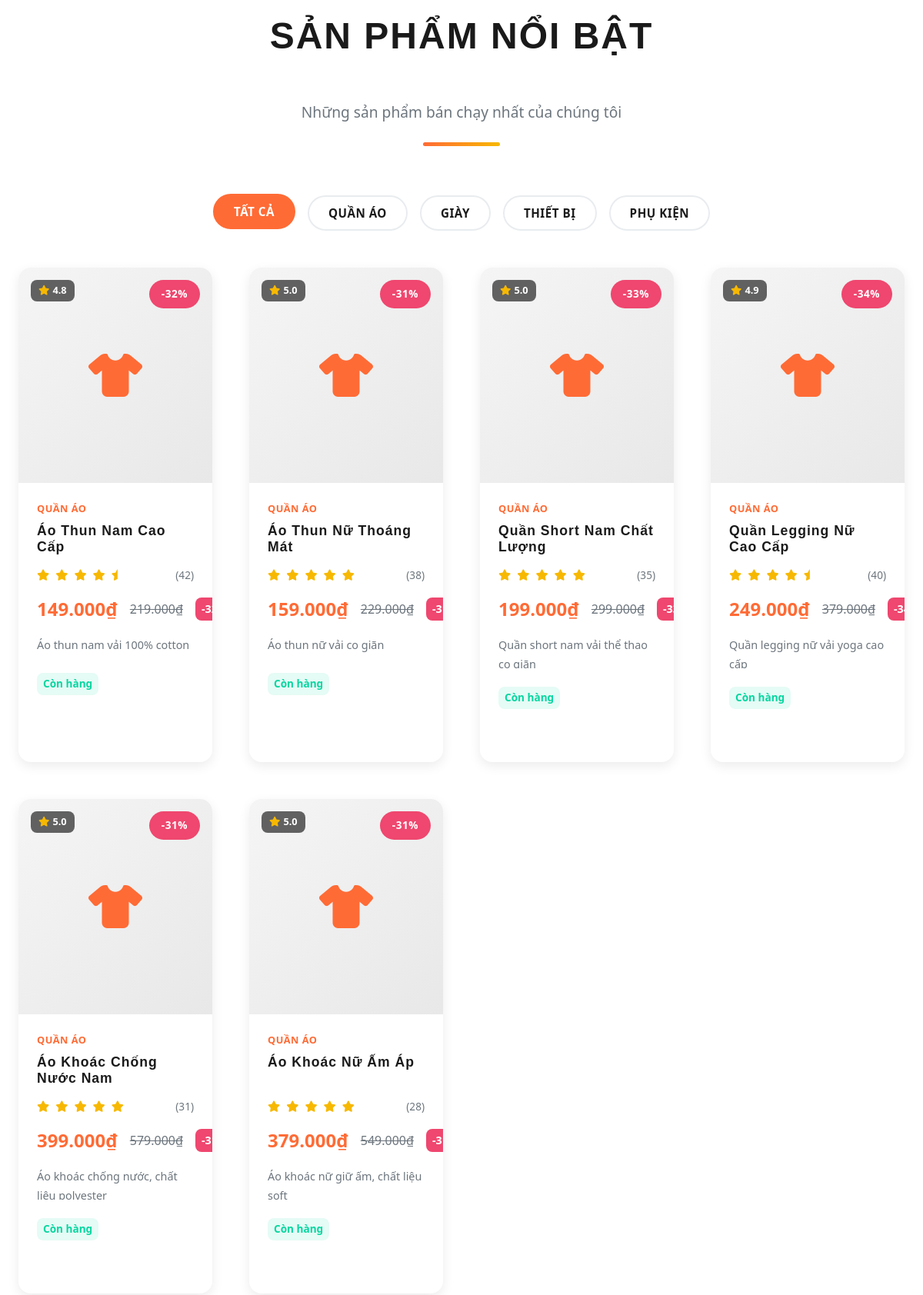
Before: / (middle part) with the older database file.
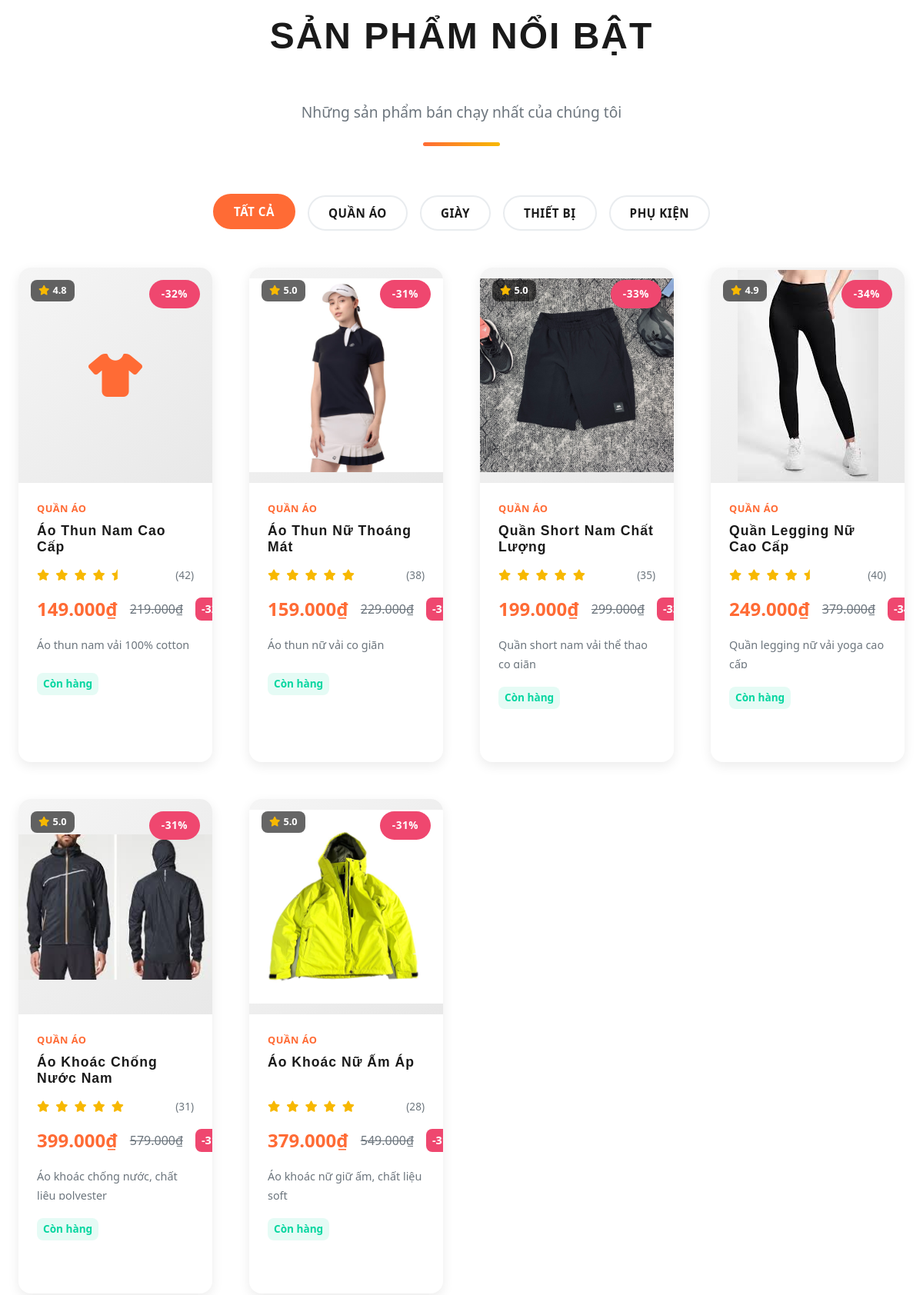
After: the same page with the newer database file.
### tables this page shows
CREATE TABLE `san_pham` (
  `id` int(11) NOT NULL COMMENT 'ID sản phẩm',
  `danh_muc_id` int(11) DEFAULT NULL COMMENT 'ID danh mục',
  `ten` varchar(255) NOT NULL COMMENT 'Tên sản phẩm',
  `mo_ta` text DEFAULT NULL COMMENT 'Mô tả sản phẩm',
  `mo_ta_chi_tiet` longtext DEFAULT NULL COMMENT 'Mô tả chi tiết',
  `gia` decimal(15,2) NOT NULL COMMENT 'Giá bán',
  `gia_goc` decimal(15,2) DEFAULT NULL COMMENT 'Giá gốc',
  `phan_tram_giam` int(11) DEFAULT 0 COMMENT 'Phần trăm giảm giá',
  `ngay_bat_dau_giam` datetime DEFAULT NULL COMMENT 'Ngày bắt đầu giảm',
  `ngay_ket_thuc_giam` datetime DEFAULT NULL COMMENT 'Ngày kết thúc giảm',
  `trung_binh_sao` float DEFAULT 0 COMMENT 'Điểm đánh giá trung bình',
  `so_luong_danh_gia` int(11) DEFAULT 0 COMMENT 'Số lượng đánh giá',
  `hinh_anh_chinh` varchar(255) DEFAULT NULL COMMENT 'Hình ảnh chính',
  `trang_thai` tinyint(4) DEFAULT 1 COMMENT 'Trạng thái (1=hoạt động, 0=ẩn)',
  `la_noi_bat` tinyint(4) DEFAULT 0 COMMENT 'Là sản phẩm nổi bật?',
  `ngay_tao` datetime DEFAULT current_timestamp() COMMENT 'Ngày tạo',
  `ngay_cap_nhat` datetime DEFAULT current_timestamp() ON UPDATE current_timestamp()
);

### index.php (the view, shortened to what the changed rows need)
<?php
require_once 'functions.php';
$db = new Database();
$conn = $db->connect();
$products = getallproduct($conn);
$products = processProducts($products);
$displayProducts = array_slice($products, 0, 6);
?>
<!DOCTYPE html>
<html lang="vi">
<head>
    <link href="https://cdnjs.cloudflare.com/ajax/libs/bootstrap/5.3.2/css/bootstrap.min.css" rel="stylesheet">
    <link href="https://cdnjs.cloudflare.com/ajax/libs/font-awesome/6.4.0/css/all.min.css" rel="stylesheet">
    <link rel="stylesheet" href="css/variables.css">
    <link rel="stylesheet" href="css/navbar.css">
    <link rel="stylesheet" href="css/hero.css">
    <link rel="stylesheet" href="css/categories.css">
    <link rel="stylesheet" href="css/products.css">
    <link rel="stylesheet" href="css/footer.css">
    <link rel="stylesheet" href="css/utilities.css">
</head>
<body>
    <section class="products" id="products">
        <div class="container-custom">
            <div class="section-title">
                <h2>Sản Phẩm Nổi Bật</h2>
            </div>
            <div class="products-grid">
                <?php foreach ($displayProducts as $product): ?>
                    <div class="product-card" data-product-id="<?php echo $product['id']; ?>">
                        <div class="product-image">
                            <a href="product-detail.php?id=<?php echo $product['id']; ?>" style="display: block;">
                                <?php if (!empty($product['image'])): ?>
                                    <img src="./public/<?php echo htmlspecialchars($product['image']); ?>"
                                        alt="<?php echo htmlspecialchars($product['name']); ?>"
                                        onerror="this.style.display='none'; this.nextElementSibling.style.display='block';">
                                    <i class="fas fa-shirt" style="display:none;"></i>
                                <?php else: ?>
                                    <i class="fas fa-shirt"></i>
                                <?php endif; ?>
                            </a>
                            <?php if ($product['discount'] > 0): ?>
                                <span class="product-badge sale">-<?php echo $product['discount']; ?>%</span>
                            <?php endif; ?>
                            <span class="product-rating">
                                <i class="fas fa-star"></i>
                                <?php echo number_format($product['rating'], 1); ?>
                            </span>
                        </div>
                        <div class="product-info">
                            <div class="product-category"><?php echo $product['categoryLabel']; ?></div>
                            <h3 class="product-name">
                                <a href="product-detail.php?id=<?php echo $product['id']; ?>"
                                    style="text-decoration: none; color: inherit;">
                                    <?php echo htmlspecialchars($product['name']); ?>
                                </a>
                            </h3>
                            <div class="rating-stars">
                                <?php echo getStarRating($product['rating']); ?>
                                <span class="rating-text">(<?php echo $product['so_luong_danh_gia'] ?? 0; ?>)</span>
                            </div>
                            <div class="product-price">
                                <span class="price-current"><?php echo formatPrice($product['price']); ?></span>
                                <?php if ($product['originalPrice'] > $product['price']): ?>
                                    <span class="price-original"><?php echo formatPrice($product['originalPrice']); ?></span>
                                    <span class="price-discount">-<?php echo $product['discount']; ?>%</span>
                                <?php endif; ?>
                            </div>
                            <p class="product-description"><?php echo htmlspecialchars($product['description'] ?? ''); ?>
                            </p>
                            <span class="stock-status in-stock">Còn hàng</span>
                        </div>
                    </div>
                <?php endforeach; ?>
            </div>
        </div>
    </section>
</body>
</html>

### functions.php (shortened to what the changed rows need)
<?php
function getallproduct($conn)
{
 $sql = "SELECT * FROM san_pham";
    $stmt = $conn->prepare($sql);
    $stmt->execute();
    $products = $stmt->fetchAll(PDO::FETCH_ASSOC);
    $mappedProducts = array_map(function($p) {
        return [
            'id' => $p['id'],
            'name' => $p['ten'],
            'description' => $p['mo_ta'],
            'price' => $p['gia'],
            'originalPrice' => $p['gia_goc'],
            'rating' => $p['trung_binh_sao'],
            'image' => $p['hinh_anh_chinh'],
            'category' => getCategoryKey($p['danh_muc_id']),
            'trung_binh_sao' => $p['trung_binh_sao'],
            'so_luong_danh_gia' => $p['so_luong_danh_gia'],
            'hinh_anh_chinh' => $p['hinh_anh_chinh'],
            'ten' => $p['ten'],
            'mo_ta' => $p['mo_ta'],
            'gia' => $p['gia'],
            'gia_goc' => $p['gia_goc']
        ];
    }, $products);
    return $mappedProducts;
}
function getCategoryKey($danhMucId) {
    $categoryMap = [
        1 => 'quan-ao',
        2 => 'giay',
        3 => 'thiet-bi',
        4 => 'phu-kien'
    ];
    return isset($categoryMap[$danhMucId]) ? $categoryMap[$danhMucId] : 'quan-ao';
}
function getCategoryLabel($category) {
    $labels = [
        'quan-ao' => 'Quần áo',
        'giay' => 'Giày',
        'thiet-bi' => 'Thiết bị',
        'phu-kien' => 'Phụ kiện'
    ];
    return $labels[$category] ?? 'Quần áo';
}
function getStarRating($rating) {
    $html = '';
    for ($i = 1; $i <= 5; $i++) {
        if ($i <= floor($rating)) {
            $html .= '<i class="fas fa-star"></i>';
        } elseif ($i - 0.5 <= $rating) {
            $html .= '<i class="fas fa-star-half"></i>';
        } else {
            $html .= '<i class="far fa-star"></i>';
        }
    }
    return $html;
}
function formatPrice($price) {
    return number_format($price, 0, ',', '.') . '₫';
}
function processProducts($products) {
    return array_map(function($p) {
        $p['categoryLabel'] = getCategoryLabel($p['category']);
        $p['rating'] = floatval($p['rating']);
        $p['originalPrice'] = floatval($p['originalPrice']);
        $p['price'] = floatval($p['price']);
        $p['discount'] = 0;
        if ($p['originalPrice'] > $p['price'] && $p['originalPrice'] > 0) {
            $p['discount'] = round((($p['originalPrice'] - $p['price']) / $p['originalPrice']) * 100);
        }
        return $p;
    }, $products);
}
?>

Changed rows visible on the page:
changed san_pham "Áo Thun Nữ Thoáng Mát": hinh_anh_chinh: picture added; hinh_anh_chinh "ao-thun-nu.jpg" → "thunnu2.jpg" (drawn)
changed san_pham "Quần Short Nam Chất Lượng": hinh_anh_chinh: picture added; hinh_anh_chinh "short-nam.jpg" → "shortnam1.jpg" (drawn)
changed san_pham "Quần Legging Nữ Cao Cấp": hinh_anh_chinh: picture added; hinh_anh_chinh "legging-nu.jpg" → "leggingnu1.jpg" (drawn)
changed san_pham "Áo Khoác Chống Nước Nam": hinh_anh_chinh: picture added; hinh_anh_chinh "ao-khoac-nam.jpg" → "aochongnuocnam1.jpg" (drawn)
changed san_pham "Áo Khoác Nữ Ấm Áp": hinh_anh_chinh: picture added; hinh_anh_chinh "ao-khoac-nu.jpg" → "aoamnu1.jpg" (drawn)
